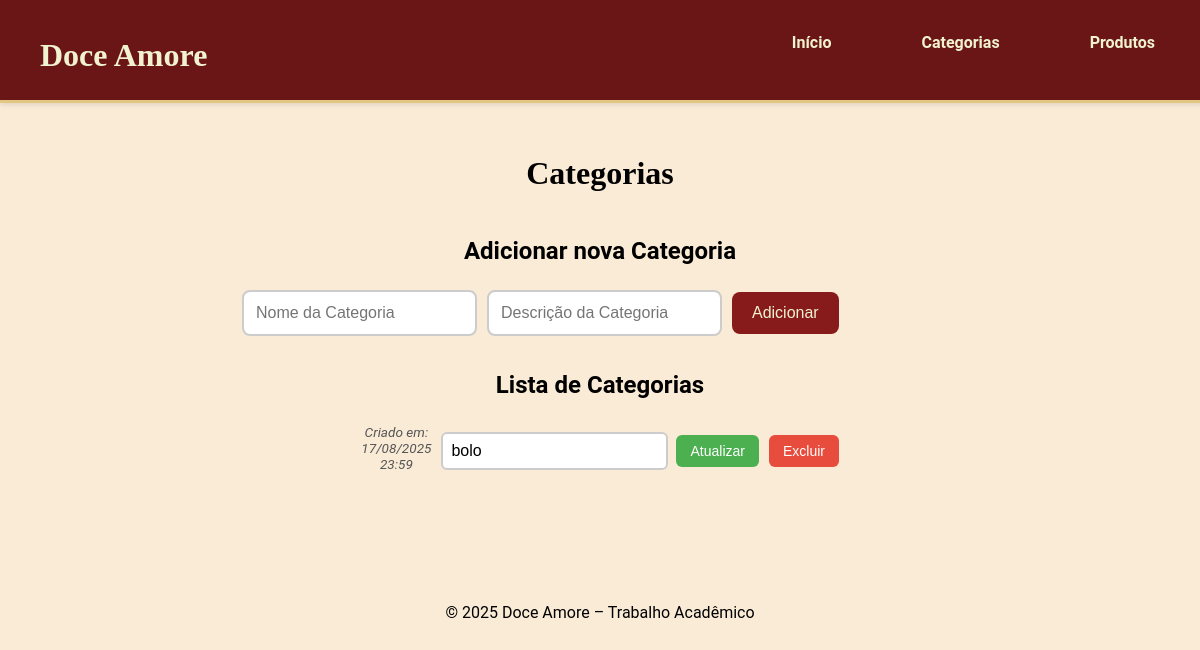
Before: /categorias with the older database file.
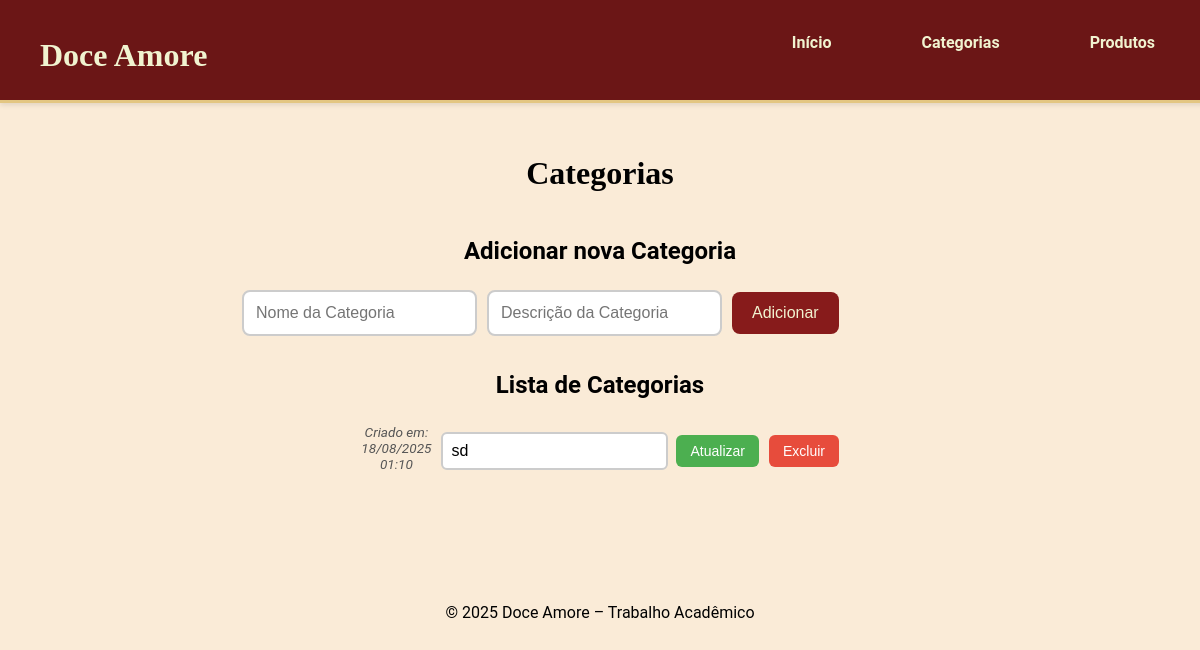
After: the same page with the newer database file.
### models.py (models this page shows)
class Categoria(db.Model):
    id = db.Column(db.Integer, primary_key=True)
    name = db.Column(db.String(100), nullable=False)
    description = db.Column(db.String(200))
    created_at = db.Column(db.DateTime, default=datetime.utcnow)
    produtos = db.relationship('Produto', backref='categoria', lazy=True)

### app.py (the view)
@app.route('/categorias')
def listar_categorias():
    categorias = service.CategoriaService.listar_categorias()
    return render_template('categorias.html', categorias=categorias)

### repositories/categoria_repository.py (called while the page is built)
    @staticmethod
    def get_all():
        return Categoria.query.all()

### services/categoria_service.py (called while the page is built)
    @staticmethod
    def listar_categorias():
        return repo.CategoriaRepository.get_all()

### templates/categorias.html (shortened to what this page needs)
{% extends "base.html" %}
    {% block content %}
        <h1>Categorias</h1>
        <h2> Adicionar nova Categoria</h2>
        <form action="/categorias/create" method="POST" class="form-criar">
            <input type="text" name="name" placeholder="Nome da Categoria" required>
            <input type="text" name="description" placeholder="Descrição da Categoria" required>
            <button type="submit">Adicionar</button>
        </form>
            <h2>Lista de Categorias</h2>
            <ul>
                {% for categoria in categorias %}
                    <li>
                        <div class="data-criacao">
                            Criado em: {{ categoria.created_at.strftime('%d/%m/%Y %H:%M') }}
                        </div>
                        <form action="/categorias/update/{{ categoria.id }}" method="POST" class="form-inline">
                            <input type="text" name="description" value="{{ categoria.description }}">
                            <button type="submit" class="atualizar">Atualizar</button>
                        </form>
                        <form action="/categorias/delete/{{ categoria.id }}" method="POST" class="form-inline">
                            <button type="submit" class="excluir">Excluir</button>
                        </form>
                    </li>
                {% endfor %}
            </ul>
    {% endblock %}

### templates/base.html (shortened to what this page needs)
<!DOCTYPE html>
<html lang="pt-BR">
<head>
    <link rel="stylesheet" href="{{ url_for('static', filename='style.css') }}">
</head>
<body>
    <header>
        <div  class="logo"><h1>Doce Amore</h1></div>
        <nav>
            <ul>
                <li><a href="/">Início</a></li>
                <li><a href="/categorias">Categorias</a></li>
                <li><a href="/produtos">Produtos</a></li>
            </ul>
        </nav>
    </header>
    <main>
        {% block content %}{% endblock %}
    </main>
    <footer>
        <p>© 2025 Doce Amore – Trabalho Acadêmico</p>
    </footer>
</body>
</html>

### static/style.css (style rules this page uses)
* { margin: 0; padding: 0; }
body { background-color: antiquewhite; width: 100%; min-height: 100vh; display: flex; flex-direction: column; align-items: center; justify-content: flex-start; text-align: center; font-family: 'Roboto', sans-serif; margin: 0; padding-top: 120px; }
header { padding: 15px 40px; position: fixed; top: 0; left: 0; width: 100%; z-index: 1000; display: flex; justify-content: space-between; align-items: center; background-color: #6b1616; box-shadow: 0 2px 5px rgba(0,0,0,0.1); height: 70px; border-bottom: solid rgb(227, 198, 130); }
header .logo h1 { margin: 0; font-size: 2m; font-family: 'Times New Roman', Times, serif; color: rgb(241, 243, 208); }
header nav { padding-right: 70px; }
header nav ul { list-style: none; display: flex; gap: 60px; margin: 0; padding: 0; }
header nav ul li a { text-decoration: none; color: rgb(241, 243, 208); font-weight: bold; padding: 15px; border-radius: 6px; transition: background 0.3s; }
.form-criar { display: flex; justify-content: center; align-items: center; gap: 10px; width: 80%; max-width: 800px; }
.form-criar input[type="text"] { flex: 1; padding: 12px; border: 2px solid #ccc; border-radius: 8px; font-size: 16px; }
.form-criar button { padding: 12px 20px; border: none; border-radius: 8px; background-color: #871b1b; color: rgb(241, 243, 208); cursor: pointer; font-size: 16px; }
ul { padding: 0; margin: 0 auto; width: 80%; max-width: 800px; }
ul li { list-style: none; display: flex; align-items: center; gap: 10px; margin-bottom: 15px; }
.form-inline { display: flex; align-items: center; gap: 8px; }
.form-inline input[type="text"] { padding: 8px; font-size: 16px; border: 2px solid #ccc; border-radius: 6px; flex: 1; }
.form-inline button { padding: 8px 14px; border: none; border-radius: 6px; cursor: pointer; font-size: 14px; }
.form-inline .atualizar { background-color: #4caf50; color: white; }
.form-inline .excluir { background-color: #e74c3c; color: white; }
h1, h2 { margin: 15px 0; padding-top: 20px; padding-bottom: 10px; }
h1 { font-family: 'Times New Roman', Times, serif; }
footer { display: flex; text-align: center; justify-content: center; padding-bottom: 20px; padding-top: 10px; margin-top: 100px; }
.data-criacao { font-size: 0.85em; color: #555; font-style: italic; margin: 0 0 6px 0; display: block; }

Changed rows visible on the page:
removed Categoria: created_at "17/08/2025 23:59", description "bolo"
added Categoria: created_at "18/08/2025 01:10", description "sd"
